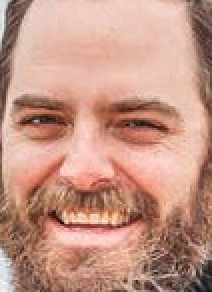
#> input picture Images/face_1.jpg, 106 x 146 px (shown 2 times larger)
$ python transformation.py
#> lines starting #> are read from the running program, lines starting #| are printed output that depends on the picture
import cv2 as cv
import numpy as np


img=cv.imread('Images/face_1.jpg')
#> img is the input picture: shape (146, 106, 3); mean B, G, R 133.1, 149.3, 196.3

cv.imshow('Hero', img)


#translation
def translation(img,x,y):
    transMat=np.float32([[1,0,x],[0,1,y]])
    dimensions=(img.shape[1],img.shape[0])
    return cv.warpAffine(img,transMat,dimensions)

def rotate(img,angle,rotpoint=None):
#> called with angle = 45
    (height,width)=img.shape[:2]
#> height = 146; width = 106

    if rotpoint is None:
        rotpoint=(width//2,height//2)
#> rotpoint = (53, 73)

    rotMat=cv.getRotationMatrix2D(rotpoint, angle, 1.0)
    dimensions=(width,height)
#> dimensions = (106, 146)

    return cv.warpAffine(img,rotMat,dimensions)
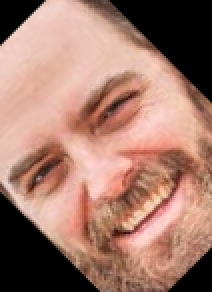
#> returned value: shape (146, 106, 3) (shown 2 times larger); mean of channels 0, 1, 2 108.2, 122.2, 163.1; drawn as B, G, R

rotate=rotate(img, 45)
cv.imshow('rotated',rotate)


translated=translation(img,10,10)
#> in translation, `return cv.warpAffine(img,transMat,dimensions)`:
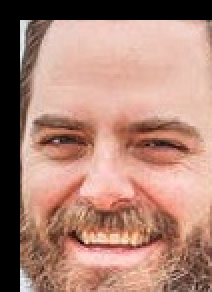
#> returned value: shape (146, 106, 3) (shown 2 times larger); mean of channels 0, 1, 2 116.7, 130.8, 172; drawn as B, G, R
cv.imshow('Translated',translated)


cv.waitKey(0)

$ run again, with Images/face_0.jpg copied over Images/face_1.jpg
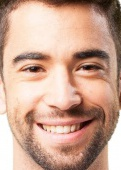
#> input picture Images/face_0.jpg, 121 x 170 px
#> img is the input picture: shape (170, 121, 3); mean B, G, R 146, 164.8, 202.3
#> in rotate, `return cv.warpAffine(img,rotMat,dimensions)`:
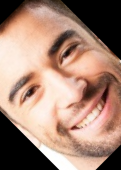
#> returned value: shape (170, 121, 3); mean of channels 0, 1, 2 116.2, 132, 164.2; drawn as B, G, R
#> in translation, `return cv.warpAffine(img,transMat,dimensions)`:
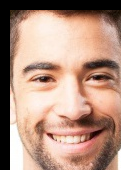
#> returned value: shape (170, 121, 3); mean of channels 0, 1, 2 127.8, 144.6, 178.7; drawn as B, G, R

$ run again, with Images/face_10.jpg copied over Images/face_1.jpg
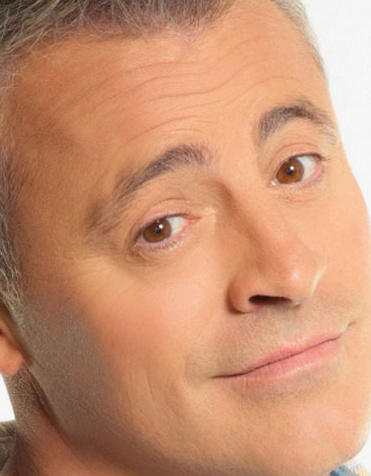
#> input picture Images/face_10.jpg, 371 x 476 px
#> img is the input picture: shape (476, 371, 3); mean B, G, R 113.3, 144, 198.4
#> in rotate, `return cv.warpAffine(img,rotMat,dimensions)`:
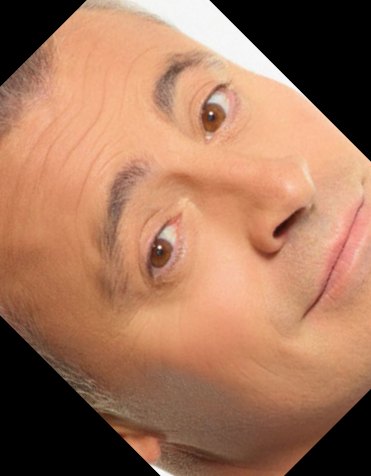
#> returned value: shape (476, 371, 3); mean of channels 0, 1, 2 90.7, 116.8, 162.9; drawn as B, G, R
#> in translation, `return cv.warpAffine(img,transMat,dimensions)`:
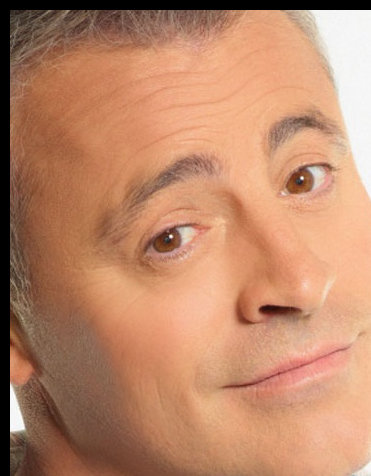
#> returned value: shape (476, 371, 3); mean of channels 0, 1, 2 106, 135.8, 188.7; drawn as B, G, R

$ run again, with Images/face_11.jpg copied over Images/face_1.jpg
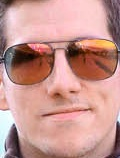
#> input picture Images/face_11.jpg, 120 x 158 px
#> img is the input picture: shape (158, 120, 3); mean B, G, R 143.4, 149.8, 198.6
#> in rotate, `return cv.warpAffine(img,rotMat,dimensions)`:
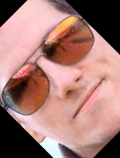
#> returned value: shape (158, 120, 3); mean of channels 0, 1, 2 114.8, 121.2, 163.4; drawn as B, G, R
#> in translation, `return cv.warpAffine(img,transMat,dimensions)`:
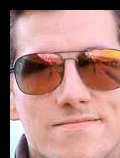
#> returned value: shape (158, 120, 3); mean of channels 0, 1, 2 125.9, 132.1, 175.7; drawn as B, G, R
